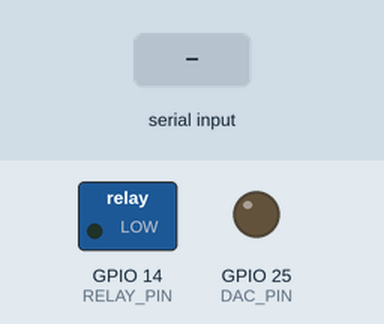
Recording of a sketch running on a simulated ESP32. On the bench: switched loads named in the sketch (green lamp = pin HIGH), output pins drawn as LEDs (lit = HIGH). Inputs (shaded band) come from the test bench. Nothing arrives over Bluetooth unless stated; what the sketch prints to the serial monitor is not drawn.

Above: at 1.2 s.
1.3 s: "B" received over the second serial link
At 2.3 s:
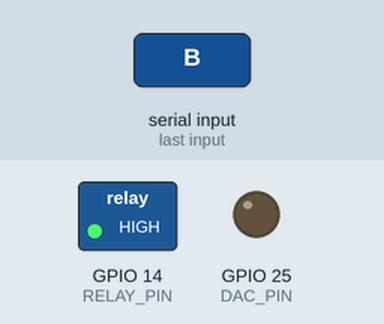
2.8 s: "L" received over the second serial link
At 3.5 s:
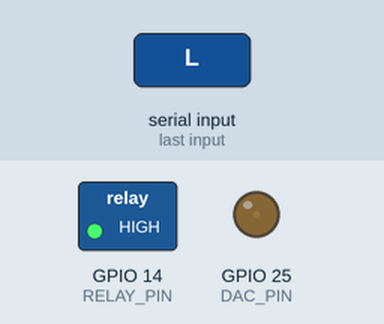
4.3 s: "F" received over the second serial link
At 4.6 s:
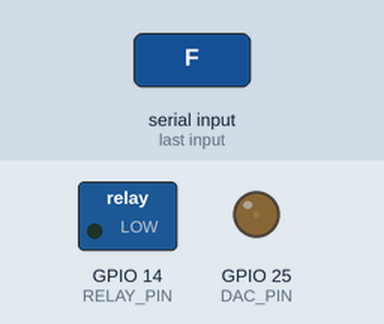
5.8 s: "R" received over the second serial link
At 7.0 s:
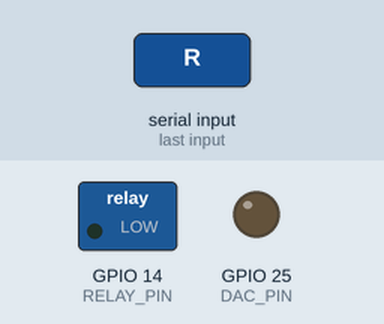
Timing chart, 0 to 8.3 s (numbered marks = the images above; inputs shaded):
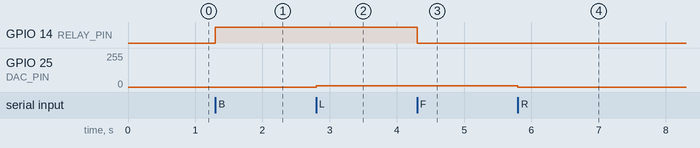

The sketch:

Throttle+Direction.ino
```cpp
#include "BluetoothSerial.h"
BluetoothSerial SerialBT;

#define RELAY_PIN 14     // Relay IN1 for direction control
#define DAC_PIN 25       // DAC output for speed control

int speedValue = 0;  // Range: 0 (0V) to 255 (~3.3V)

void setup() {
  Serial.begin(115200);
  SerialBT.begin("ESP32-EV-Control");

  pinMode(RELAY_PIN, OUTPUT);
  digitalWrite(RELAY_PIN, LOW);     // Default: Forward
  dacWrite(DAC_PIN, speedValue);    // Default: 0V

  Serial.println("ESP32 EV Control Ready");
  Serial.println("➡️  F = Forward | B = Reverse");
  Serial.println("⚡ L = Speed UP | R = Speed DOWN");
}

void loop() {
  if (SerialBT.available()) {
    char command = SerialBT.read();

    switch (command) {
      case 'F':
        digitalWrite(RELAY_PIN, LOW);  // Forward
        Serial.println("Direction: FORWARD");
        SerialBT.println("Direction: FORWARD");
        break;

      case 'B':
        digitalWrite(RELAY_PIN, HIGH); // Reverse
        Serial.println("Direction: REVERSE");
        SerialBT.println("Direction: REVERSE");
        break;

      case 'L':
        speedValue += 10;
        if (speedValue > 255) speedValue = 255;
        dacWrite(DAC_PIN, speedValue);

        Serial.println("⚡ Speed UP → DAC: " + String(speedValue) +
                       " → Voltage: " + String((speedValue * 3.3) / 255.0, 2) + "V");
        SerialBT.println("⚡ Speed: " + String(speedValue));
        break;

      case 'R':
        speedValue -= 10;
        if (speedValue < 0) speedValue = 0;
        dacWrite(DAC_PIN, speedValue);

        Serial.println("Speed DOWN → DAC: " + String(speedValue) +
                       " → Voltage: " + String((speedValue * 3.3) / 255.0, 2) + "V");
        SerialBT.println("Speed: " + String(speedValue));
        break;

      default:
        Serial.println("Unknown command: " + String(command));
        SerialBT.println("Use F, B, L, R only");
        break;
    }
  }
}
```

Measured:
- after the input at 1.3 s, GPIO 14 (RELAY_PIN): LOW → HIGH at once
- after the input at 2.8 s, GPIO 25 (DAC_PIN): 0/255 → 10/255 at once
- after the input at 4.3 s, GPIO 14 (RELAY_PIN): HIGH → LOW at once
- after the input at 5.8 s, GPIO 25 (DAC_PIN): 10/255 → 0/255 at once
